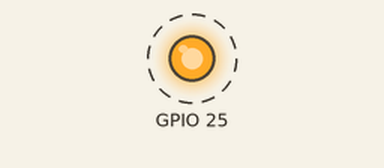
Bench run of a program on a simulated Raspberry Pi (BCM pin numbers). Parts: output pins drawn as LEDs (lit = HIGH). Dashed ring = blinking.

Above: at 0.5 s.
Timing chart, 0 to 4.6 s (numbered marks = the images above):
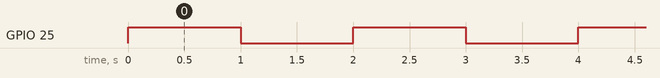

The program:

ledPython25.py
```python
import RPi.GPIO as GPIO
import time
'''
----------------------------------
CONFIGURATION
----------------------------------
'''

GPIO.setmode(GPIO.BCM)
GPIO.setup(25,GPIO.OUT)

'''
----------------------------------
main activity
----------------------------------
'''

while True:
   GPIO.output(25,GPIO.HIGH)
   time.sleep(1)
   GPIO.output(25,GPIO.LOW)
   time.sleep(1)
```

Measured:
- by itself, GPIO 25: alternates HIGH for 1.0 s and LOW for 1.0 s
